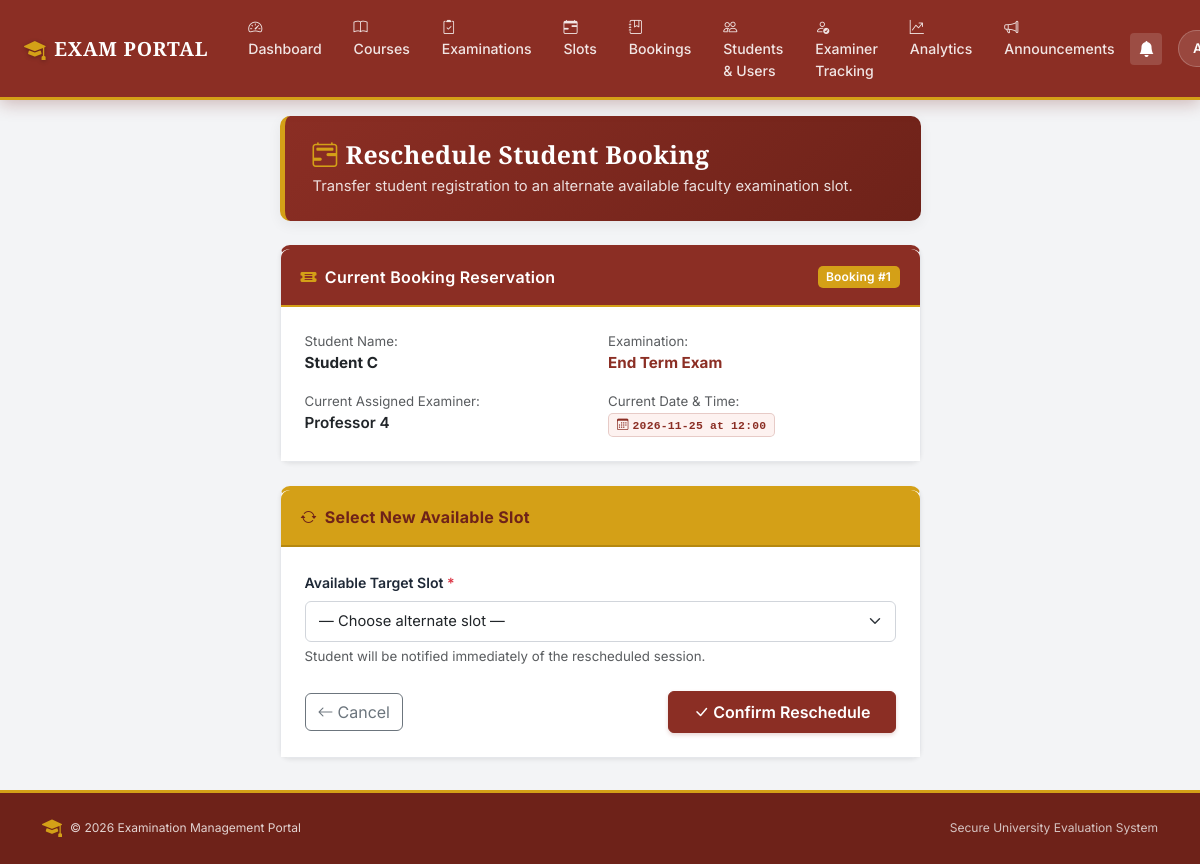
The page /admin/booking/1/reschedule (signed in) on the database its author committed.
### models.py (models this page shows, shortened)
class BaseModel(db.Model):
    __abstract__ = True

class Booking(BaseModel):
    id = db.Column(db.Integer, primary_key=True)
    student_id = db.Column(db.Integer, db.ForeignKey("user.id"), nullable=False)
    slot_id = db.Column(db.Integer, db.ForeignKey("examination_slot.id"), nullable=False)
    status = db.Column(db.String(20), default="Booked")
    student = db.relationship("User", backref="bookings")
    slot = db.relationship("ExaminationSlot", backref="bookings")

class User(BaseModel):
    id = db.Column(db.Integer, primary_key=True)
    name = db.Column(db.String(100), nullable=False)
    email = db.Column(db.String(100), unique=True, nullable=False)
    password_hash = db.Column(db.String(200), nullable=False)
    role = db.Column(db.String(20), nullable=False)
    is_approved = db.Column(db.Boolean, default=False)
    is_active = db.Column(db.Boolean, default=True)

class Examination(BaseModel):
    id = db.Column(db.Integer, primary_key=True)
    name = db.Column(db.String(100), nullable=False)
    course_id = db.Column(db.Integer, db.ForeignKey("course.id"), nullable=False)
    status = db.Column(db.String(30), default="Draft")
    slot_creation_start = db.Column(db.String(30))
    slot_creation_end = db.Column(db.String(30))
    slot_creation_open = db.Column(db.Boolean, default=False)
    booking_open = db.Column(db.Boolean, default=False)
    booking_start = db.Column(db.String(30))
    booking_end = db.Column(db.String(30))
    slot_creation_override = db.Column(db.String(10), default=None)
    booking_override = db.Column(db.String(10), default=None)
    course = db.relationship("Course", backref="examinations")

class ExaminationSlot(BaseModel):
    id = db.Column(db.Integer, primary_key=True)
    examination_id = db.Column(db.Integer, db.ForeignKey("examination.id"), nullable=False)
    examiner_id = db.Column(db.Integer, db.ForeignKey("user.id"), nullable=False)
    date = db.Column(db.String(20), nullable=False)
    time = db.Column(db.String(20), nullable=False)
    capacity = db.Column(db.Integer, default=1)
    examination = db.relationship("Examination", backref="slots")
    examiner = db.relationship("User", backref="assigned_slots")

### routes/admin.py (the view, shortened to what this page needs)
@role_required("Admin")
def reschedule_booking(booking_id):
    booking = Booking.query.get_or_404(booking_id)
    available_slots = ExaminationSlot.query.filter_by(examination_id=booking.slot.examination_id).all()
    return render_template("reschedule_booking.html", booking=booking, slots=available_slots)

### app.py (called while the page is built)
@app.context_processor
def inject_global_data():
    unread_count = 0
    if "user_id" in session:
        try:
            unread_count = Notification.query.filter_by(
                user_id=session["user_id"], is_read=False
            ).count()
        except Exception:
            pass
    return dict(unread_notifications_count=unread_count)

### helpers.py (called while the page is built)
def role_required(required_role):
    def decorator(fn):
        @wraps(fn)
        def wrapper(*args, **kwargs):
            uid = session.get("user_id")
            if not uid:
                return redirect(url_for("login"))
            user = db.session.get(User, uid) if hasattr(db.session, "get") else User.query.get(uid)
            if not user or not user.is_active:
                session.clear()
                return redirect(url_for("login"))
            if user.role != required_role:
                abort(403)
            if user.role == "Examiner" and not user.is_approved:
                session.clear()
                return redirect(url_for("login"))
            return fn(*args, **kwargs)
        return wrapper
    return decorator

### templates/reschedule_booking.html (shortened to what this page needs)
{% extends "base.html" %}
{% block content %}
<div class="container my-3">
    <div class="row justify-content-center">
        <div class="col-lg-7">
            <div class="erp-header mb-4">
                <h2><i class="bi bi-calendar2-range me-2 text-gold"></i>Reschedule Student Booking</h2>
                <p>Transfer student registration to an alternate available faculty examination slot.</p>
            </div>
            <div class="card shadow-sm mb-4" style="border-top: 4px solid var(--maroon);">
                <div class="card-header card-header-maroon d-flex justify-content-between align-items-center">
                    <span><i class="bi bi-ticket-detailed-fill me-2 text-gold"></i>Current Booking Reservation</span>
                    <span class="badge bg-gold text-dark">Booking #{{ booking.id }}</span>
                </div>
                <div class="card-body p-4 bg-white">
                    <div class="row g-3">
                        <div class="col-sm-6">
                            <span class="text-muted small d-block">Student Name:</span>
                            <span class="fw-bold text-dark">{{ booking.student.name }}</span>
                        </div>
                        <div class="col-sm-6">
                            <span class="text-muted small d-block">Examination:</span>
                            <span class="fw-bold text-maroon">{{ booking.slot.examination.name }}</span>
                        </div>
                        <div class="col-sm-6">
                            <span class="text-muted small d-block">Current Assigned Examiner:</span>
                            <span class="fw-semibold">{{ booking.slot.examiner.name }}</span>
                        </div>
                        <div class="col-sm-6">
                            <span class="text-muted small d-block">Current Date &amp; Time:</span>
                            <span class="badge font-monospace" style="background-color: var(--maroon-subtle); color: var(--maroon); border: 1px solid rgba(139,46,36,0.2);">
                                <i class="bi bi-calendar3 me-1"></i>{{ booking.slot.date }} at {{ booking.slot.time }}
                            </span>
                        </div>
                    </div>
                </div>
            </div>
            <div class="card shadow-sm" style="border-top: 4px solid var(--gold);">
                <div class="card-header card-header-gold">
                    <i class="bi bi-arrow-repeat me-2"></i>Select New Available Slot
                </div>
                <div class="card-body p-4 bg-white">
                    <form method="POST">
                        <div class="mb-4">
                            <label class="form-label">Available Target Slot <span class="text-danger">*</span></label>
                            <select name="slot_id" class="form-select" required>
                                <option value="">&mdash; Choose alternate slot &mdash;</option>
                            </select>
                            <div class="form-text small mt-1">Student will be notified immediately of the rescheduled session.</div>
                        </div>
                        <div class="d-flex justify-content-between align-items-center">
                            <a href="{{ url_for('admin_bookings') }}" class="btn btn-outline-secondary">
                                <i class="bi bi-arrow-left me-1"></i>Cancel
                            </a>
                            <button type="submit" class="btn btn-primary px-4">
                                <i class="bi bi-check-lg me-1"></i>Confirm Reschedule
                            </button>
                        </div>
                    </form>
                </div>
            </div>
        </div>
    </div>
</div>
{% endblock %}

### templates/base.html (style rules this page uses)
:root { --maroon: #8B2E24; --maroon-dark: #6E2219; --maroon-light: #A3382D; --maroon-subtle: #FDF2F0; --gold: #D4A017; --gold-dark: #B58810; --gold-light: #FEF8E7; --gold-subtle: #FFFDF5; --bg-light: #F3F4F6; --card-bg: #FFFFFF; --text-dark: #1F2937; --text-muted: #6B7280; --border-color: #E5E7EB; --shadow-sm: 0 2px 6px rgba(0, 0, 0, 0.04); --shadow-md: 0 4px 14px rgba(0, 0, 0, 0.06); --shadow-lg: 0 10px 25px rgba(139, 46, 36, 0.10); --radius: 0.625rem; }
body { padding-top: 68px; background-color: var(--bg-light); color: var(--text-dark); font-family: 'Inter', -apple-system, BlinkMacSystemFont, "Segoe UI", Roboto, sans-serif; font-size: 0.95rem; line-height: 1.55; min-height: 100vh; display: flex; flex-direction: column; }
.erp-header { background: linear-gradient(135deg, var(--maroon) 0%, var(--maroon-dark) 100%); color: #FFFFFF; border-radius: var(--radius); padding: 1.5rem 1.75rem; margin-bottom: 1.75rem; border-left: 5px solid var(--gold); box-shadow: var(--shadow-md); position: relative; overflow: hidden; }
.erp-header h2 { font-family: 'Cinzel', Georgia, serif; font-weight: 700; font-size: 1.55rem; margin-bottom: 0.3rem; letter-spacing: 0.3px; }
.erp-header p { color: rgba(255, 255, 255, 0.85); font-size: 0.92rem; margin-bottom: 0; }
.card { background-color: var(--card-bg); border: 1px solid var(--border-color); border-radius: var(--radius); box-shadow: var(--shadow-sm); transition: box-shadow 0.2s ease, transform 0.2s ease; }
.card-header { background-color: #FFFFFF; border-bottom: 1px solid var(--border-color); padding: 1rem 1.25rem; font-weight: 600; font-size: 1rem; color: var(--maroon); }
.card-header-maroon { background-color: var(--maroon) !important; color: #FFFFFF !important; border-bottom: 2.5px solid var(--gold) !important; padding: 0.95rem 1.25rem !important; font-weight: 600; letter-spacing: 0.3px; border-top-left-radius: calc(var(--radius) - 1px) !important; border-top-right-radius: calc(var(--radius) - 1px) !important; }
.card-header-gold { background-color: var(--gold) !important; color: var(--maroon-dark) !important; border-bottom: 2px solid var(--gold-dark) !important; padding: 0.95rem 1.25rem !important; font-weight: 700; letter-spacing: 0.3px; border-top-left-radius: calc(var(--radius) - 1px) !important; border-top-right-radius: calc(var(--radius) - 1px) !important; }
.btn-primary { background-color: var(--maroon) !important; border-color: var(--maroon) !important; color: #FFFFFF !important; font-weight: 600; padding: 0.5rem 1.15rem; border-radius: 6px; box-shadow: 0 2px 4px rgba(139, 46, 36, 0.2); transition: all 0.2s ease; }
.text-gold { color: var(--gold) !important; }
.text-maroon { color: var(--maroon) !important; }
.bg-gold { background-color: var(--gold) !important; color: #FFFFFF !important; }
.badge { font-weight: 600; padding: 0.4em 0.7em; letter-spacing: 0.2px; border-radius: 5px; }
.form-label { font-weight: 600; font-size: 0.88rem; color: var(--text-dark); margin-bottom: 0.4rem; }
.form-control, .form-select { border: 1px solid #D1D5DB; border-radius: 6px; padding: 0.55rem 0.85rem; font-size: 0.92rem; transition: all 0.2s ease; }
a { color: var(--maroon); text-decoration: none; transition: color 0.15s ease; }

### rows shown on the page
Booking: id "1"
User: student.name "Student C"
Examination: slot.examination.name "End Term Exam"
User: slot.examiner.name "Professor 4"
ExaminationSlot: slot "2026-11-25", slot.time "12:00"

### other values the page prints
{{ 2026 }} "2026"
